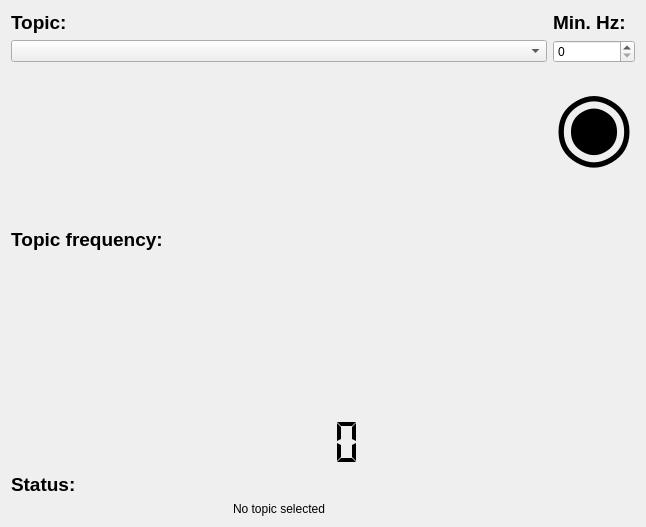
<?xml version="1.0" encoding="UTF-8"?>
<ui version="4.0">
 <class>data_rate_checker_form</class>
 <widget class="QWidget" name="data_rate_checker_form">
  <property name="geometry">
   <rect>
    <x>0</x>
    <y>0</y>
    <width>646</width>
    <height>527</height>
   </rect>
  </property>
  <property name="windowTitle">
   <string>Form</string>
  </property>
  <layout class="QVBoxLayout" name="verticalLayout">
   <item>
    <layout class="QHBoxLayout" name="horizontalLayout">
     <item>
      <layout class="QFormLayout" name="formLayout">
       <property name="horizontalSpacing">
        <number>6</number>
       </property>
       <property name="topMargin">
        <number>0</number>
       </property>
       <item row="0" column="0">
        <widget class="QLabel" name="topic_label_">
         <property name="sizePolicy">
          <sizepolicy hsizetype="Preferred" vsizetype="Fixed">
           <horstretch>0</horstretch>
           <verstretch>0</verstretch>
          </sizepolicy>
         </property>
         <property name="font">
          <font>
           <family>Ubuntu</family>
           <pointsize>14</pointsize>
           <weight>75</weight>
           <bold>true</bold>
          </font>
         </property>
         <property name="text">
          <string>Topic: </string>
         </property>
        </widget>
       </item>
       <item row="1" column="0" colspan="2">
        <widget class="QComboBox" name="topic_combo_box_"/>
       </item>
       <item row="2" column="0">
        <widget class="QLabel" name="topic_frequency_label_">
         <property name="sizePolicy">
          <sizepolicy hsizetype="Expanding" vsizetype="Expanding">
           <horstretch>0</horstretch>
           <verstretch>0</verstretch>
          </sizepolicy>
         </property>
         <property name="minimumSize">
          <size>
           <width>1</width>
           <height>1</height>
          </size>
         </property>
         <property name="font">
          <font>
           <pointsize>14</pointsize>
           <weight>75</weight>
           <bold>true</bold>
          </font>
         </property>
         <property name="text">
          <string>Topic frequency:</string>
         </property>
         <property name="alignment">
          <set>Qt::AlignCenter</set>
         </property>
        </widget>
       </item>
       <item row="4" column="0">
        <widget class="QLabel" name="status_icon_label_">
         <property name="font">
          <font>
           <pointsize>14</pointsize>
           <weight>75</weight>
           <bold>true</bold>
          </font>
         </property>
         <property name="text">
          <string>Status:</string>
         </property>
        </widget>
       </item>
       <item row="5" column="0" colspan="2">
        <widget class="QLabel" name="status_text_">
         <property name="text">
          <string>No topic selected</string>
         </property>
         <property name="alignment">
          <set>Qt::AlignCenter</set>
         </property>
        </widget>
       </item>
       <item row="3" column="0" colspan="2">
        <widget class="QLCDNumber" name="topic_frequency_lcd_">
         <property name="minimumSize">
          <size>
           <width>0</width>
           <height>50</height>
          </size>
         </property>
         <property name="frameShape">
          <enum>QFrame::NoFrame</enum>
         </property>
         <property name="smallDecimalPoint">
          <bool>true</bool>
         </property>
         <property name="digitCount">
          <number>6</number>
         </property>
         <property name="segmentStyle">
          <enum>QLCDNumber::Flat</enum>
         </property>
        </widget>
       </item>
      </layout>
     </item>
     <item>
      <layout class="QFormLayout" name="formLayout_2">
       <item row="0" column="0">
        <widget class="QLabel" name="min_frequency_label_">
         <property name="sizePolicy">
          <sizepolicy hsizetype="Preferred" vsizetype="Fixed">
           <horstretch>0</horstretch>
           <verstretch>0</verstretch>
          </sizepolicy>
         </property>
         <property name="font">
          <font>
           <family>Ubuntu</family>
           <pointsize>14</pointsize>
           <weight>75</weight>
           <bold>true</bold>
          </font>
         </property>
         <property name="text">
          <string>Min. Hz: </string>
         </property>
        </widget>
       </item>
       <item row="1" column="0" colspan="2">
        <widget class="QSpinBox" name="min_frequency_spin_box_">
         <property name="toolTip">
          <string>&lt;html&gt;&lt;head/&gt;&lt;body&gt;&lt;p&gt;Minimum frequency&lt;/p&gt;&lt;/body&gt;&lt;/html&gt;</string>
         </property>
        </widget>
       </item>
       <item row="3" column="0" colspan="2">
        <widget class="QLabel" name="status_icon_">
         <property name="font">
          <font>
           <pointsize>70</pointsize>
           <weight>75</weight>
           <bold>true</bold>
          </font>
         </property>
         <property name="text">
          <string>◉</string>
         </property>
         <property name="alignment">
          <set>Qt::AlignCenter</set>
         </property>
        </widget>
       </item>
      </layout>
     </item>
    </layout>
   </item>
  </layout>
 </widget>
 <resources/>
 <connections/>
</ui>
